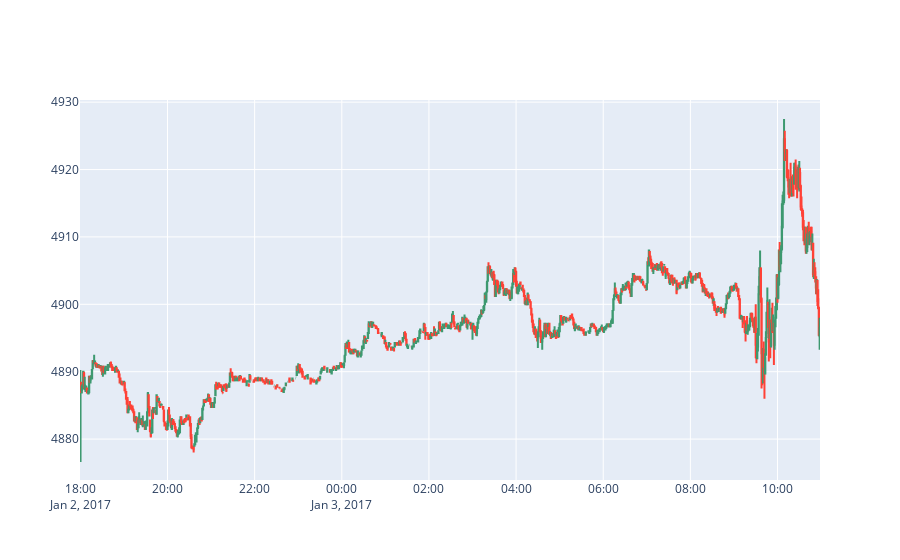
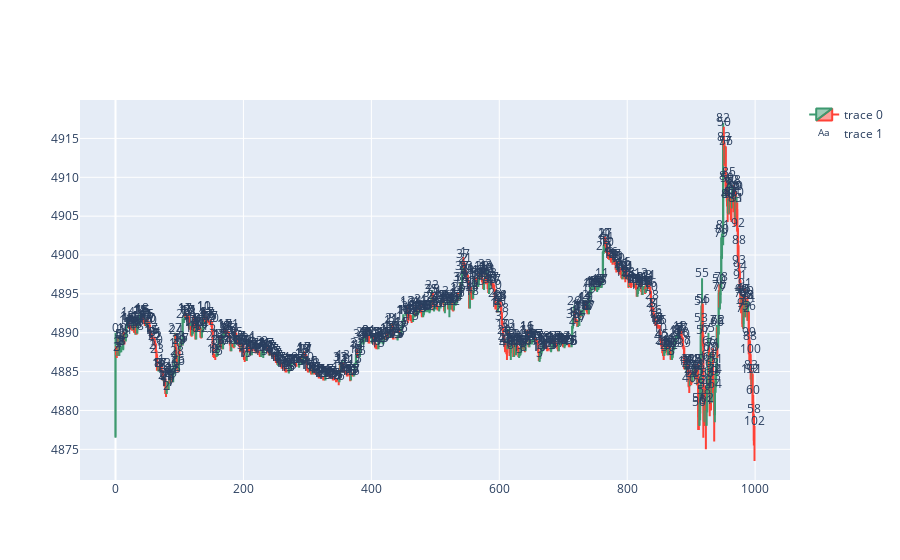
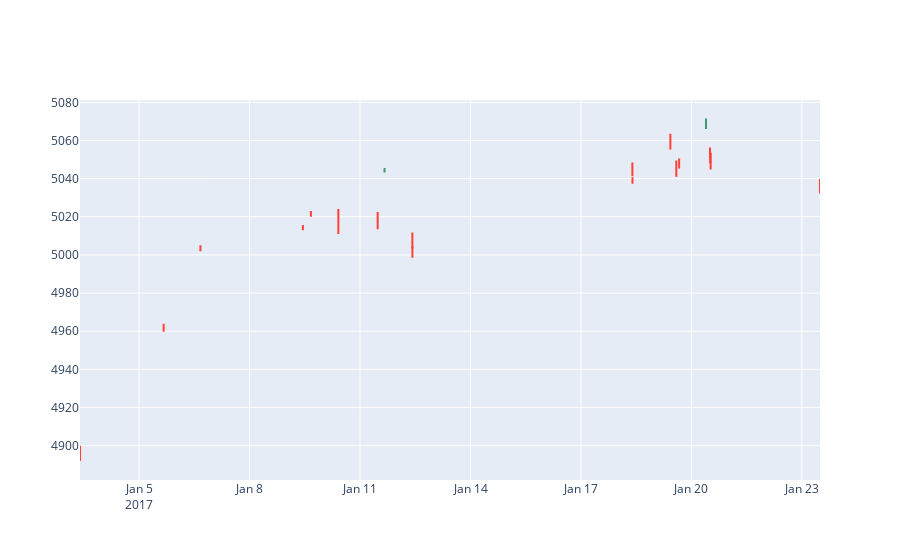

The code cell stored with these charts, in order, in its notebook:
### Code cell
#plot original and restored candles using plotly
import plotly.graph_objects as go
import plotly.express as px

original_candles = df[['open', 'high','low','close']].iloc[:restored_df.shape[0]]

fig = go.Figure(data=[go.Candlestick(x=original_candles.index,
                open=original_candles['open'],
                high=original_candles['high'],
                low=original_candles['low'],
                close=original_candles['close'])])


fig.update_layout(xaxis_rangeslider_visible=False)
fig.show()

fig = go.Figure(data=[go.Candlestick(x=restored_df.index,
                open=restored_df['open'],
                high=restored_df['high'],
                low=restored_df['low'],
                close=restored_df['close'])])
fig.update_layout(xaxis_rangeslider_visible=False)
# add text lable witn cluster number above each candle
fig.add_trace(go.Scatter(x=restored_df.index, y=restored_df['high'] + 0.5, text=df['cluster'].values[:restored_df.shape[0]], mode="text"))

fig.show()

#plot original candles with cluster number 49
candles_49  = df[df['cluster'] == 49][['open', 'high','low','close']].iloc[:20]
fig = go.Figure(data=[go.Candlestick(x=candles_49.index,
                open=candles_49['open'],
                high=candles_49['high'],
                low=candles_49['low'],
                close=candles_49['close'])])
fig.update_layout(xaxis_rangeslider_visible=False)
fig.show()

### Figure 1 — Plotly figure (JSON) as saved in the notebook; plotly's stock layout.template omitted (floating-point values rounded to 4 significant figures; data arrays with more than 128 entries replaced by an {"elided": "..."} marker saying what was removed)
{"data": [{"close": {"elided": "1000 float values"}, "high": {"elided": "1000 float values"}, "low": {"elided": "1000 float values"}, "open": {"elided": "1000 float values"}, "type": "candlestick", "x": {"elided": "1000 str values"}}], "layout": {"xaxis": {"rangeslider": {"visible": false}}}}

### Figure 2 — Plotly figure (JSON) as saved in the notebook; plotly's stock layout.template omitted (floating-point values rounded to 4 significant figures; data arrays with more than 128 entries replaced by an {"elided": "..."} marker saying what was removed)
{"data": [{"close": {"elided": "1000 float values"}, "high": {"elided": "1000 float values"}, "low": {"elided": "1000 float values"}, "open": {"elided": "1000 float values"}, "type": "candlestick", "x": {"elided": "1000 int values"}}, {"mode": "text", "text": {"elided": "1000 int values"}, "type": "scatter", "x": {"elided": "1000 int values"}, "y": {"elided": "1000 float values"}}], "layout": {"xaxis": {"rangeslider": {"visible": false}}}}

### Figure 3 — Plotly figure (JSON) as saved in the notebook; plotly's stock layout.template omitted (floating-point values rounded to 4 significant figures)
{"data": [{"close": [4894, 4960.0, 5004.0, 5014.0, 5022.0, 5015.0, 5018.0, 5045, 5004.0, 4999, 5045, 5039, 5057.0, 5042.0, 5046.0, 5071, 5054, 5050, 5046.0, 5034.0], "high": [4900, 4964, 5005.0, 5016.0, 5023, 5024.0, 5022.0, 5046.0, 5012.0, 5004, 5048.0, 5040.0, 5063, 5049.0, 5050.0, 5071.0, 5056, 5054.0, 5053, 5040.0], "low": [4892, 4960.0, 5002, 5013, 5020, 5011, 5014.0, 5043.0, 5004.0, 4999.0, 5041.0, 5037.0, 5055.0, 5041.0, 5045.0, 5066, 5051, 5048, 5045.0, 5032.0], "open": [4898, 4963.0, 5004.0, 5015, 5022.0, 5024.0, 5022.0, 5044.0, 5011.0, 5004, 5047, 5040.0, 5063, 5049, 5049.0, 5069.0, 5056.0, 5052, 5053, 5039.0], "type": "candlestick", "x": ["2017-01-03T09:30:00-05:00", "2017-01-05T15:59:00-05:00", "2017-01-06T15:59:00-05:00", "2017-01-09T10:45:00-05:00", "2017-01-09T15:59:00-05:00", "2017-01-10T09:52:00-05:00", "2017-01-11T11:30:00-05:00", "2017-01-11T15:59:00-05:00", "2017-01-12T10:07:00-05:00", "2017-01-12T10:08:00-05:00", "2017-01-18T09:30:00-05:00", "2017-01-18T09:35:00-05:00", "2017-01-19T10:16:00-05:00", "2017-01-19T14:08:00-05:00", "2017-01-19T15:59:00-05:00", "2017-01-20T09:30:00-05:00", "2017-01-20T12:06:00-05:00", "2017-01-20T12:14:00-05:00", "2017-01-20T12:31:00-05:00", "2017-01-23T11:47:00-05:00"]}], "layout": {"xaxis": {"rangeslider": {"visible": false}}}}
